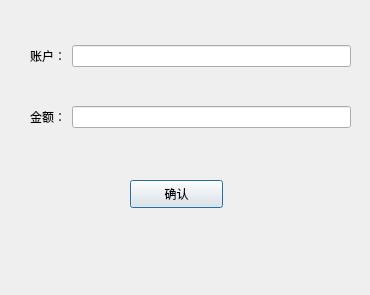
<?xml version="1.0" encoding="UTF-8"?>
<ui version="4.0">
 <class>transfer</class>
 <widget class="QDialog" name="transfer">
  <property name="geometry">
   <rect>
    <x>0</x>
    <y>0</y>
    <width>370</width>
    <height>295</height>
   </rect>
  </property>
  <property name="windowTitle">
   <string>Dialog</string>
  </property>
  <widget class="QPushButton" name="verify_button">
   <property name="geometry">
    <rect>
     <x>130</x>
     <y>180</y>
     <width>93</width>
     <height>28</height>
    </rect>
   </property>
   <property name="text">
    <string>确认</string>
   </property>
  </widget>
  <widget class="QWidget" name="">
   <property name="geometry">
    <rect>
     <x>30</x>
     <y>12</y>
     <width>321</width>
     <height>151</height>
    </rect>
   </property>
   <layout class="QVBoxLayout" name="verticalLayout">
    <item>
     <layout class="QHBoxLayout" name="horizontalLayout">
      <item>
       <widget class="QLabel" name="toacct_label">
        <property name="text">
         <string>账户：</string>
        </property>
       </widget>
      </item>
      <item>
       <widget class="QLineEdit" name="toacct_edit"/>
      </item>
     </layout>
    </item>
    <item>
     <layout class="QHBoxLayout" name="horizontalLayout_2">
      <item>
       <widget class="QLabel" name="amount_label">
        <property name="text">
         <string>金额：</string>
        </property>
       </widget>
      </item>
      <item>
       <widget class="QLineEdit" name="amount_edit"/>
      </item>
     </layout>
    </item>
   </layout>
  </widget>
 </widget>
 <resources/>
 <connections>
  <connection>
   <sender>verify_button</sender>
   <signal>clicked()</signal>
   <receiver>transfer</receiver>
   <slot>close()</slot>
   <hints>
    <hint type="sourcelabel">
     <x>159</x>
     <y>194</y>
    </hint>
    <hint type="destinationlabel">
     <x>79</x>
     <y>228</y>
    </hint>
   </hints>
  </connection>
 </connections>
</ui>
